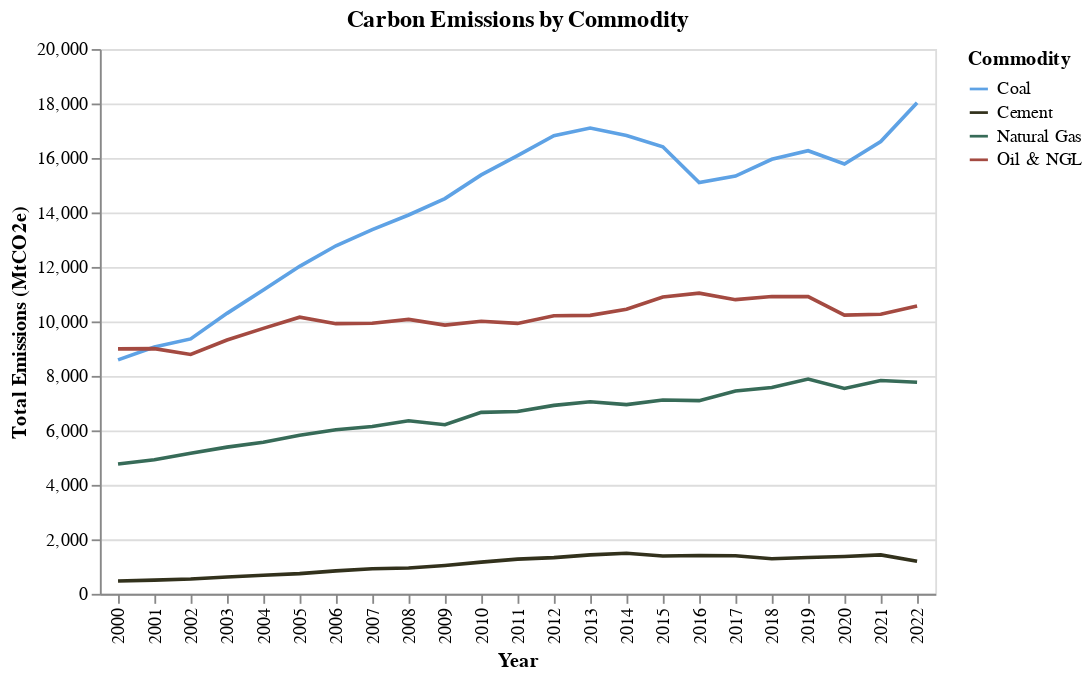

The notebook cell saved with this chart:
### Markdown cell above
The below visualization breaks down emissions by commodity produced. This visualization is helpful because it highlights the narrrative that the commodity that contributes most to the emissions (of the ones examined) is coal. While this is perhaps predictable, I also think seeing the breakdown of various types of coal is informative and educational.

### Code cell
def emissions_by_commodity(df):
    # set colors for each commodity
    color_scale = alt.Scale(
        domain=["Coal", "Cement", "Natural Gas", "Oil & NGL"],
        range=["#5ea2e5", "#32311c", "#376b58", "#a44a41"],
    )

    # aggregate Emissions by commodity
    df = df.group_by(["year", "commodity_clean"]).agg(
        pl.col("total_emissions_MtCO2e").sum()
    )

    # develop chart
    chart = (
        alt.Chart(df, title="Carbon Emissions by Commodity")
        .mark_line()
        .encode(
            alt.X("year:O").title("Year"),
            alt.Y("total_emissions_MtCO2e:Q").title("Total Emissions (MtCO2e)"),
            alt.Color("commodity_clean:N", title="Commodity", scale=color_scale),
        )
    )

    return chart


emissions_by_commodity(coal_aggregate)

### Figure 1 — Vega-Lite specification as saved in the notebook (floating-point values rounded to 4 significant figures)
{"config": {"view": {"continuousWidth": 300, "continuousHeight": 300}}, "data": {"name": "data-3f6a15b0b9600376fa0acf8fc8df080e"}, "mark": {"type": "line"}, "encoding": {"color": {"field": "commodity_clean", "scale": {"domain": ["Coal", "Cement", "Natural Gas", "Oil & NGL"], "range": ["#5ea2e5", "#32311c", "#376b58", "#a44a41"]}, "title": "Commodity", "type": "nominal"}, "x": {"field": "year", "title": "Year", "type": "ordinal"}, "y": {"field": "total_emissions_MtCO2e", "title": "Total Emissions (MtCO2e)", "type": "quantitative"}}, "title": "Carbon Emissions by Commodity", "$schema": "https://vega.github.io/schema/vega-lite/v5.20.1.json", "datasets": {"data-3f6a15b0b9600376fa0acf8fc8df080e": [{"year": 2021, "commodity_clean": "Natural Gas", "total_emissions_MtCO2e": 7830.0}, {"year": 2009, "commodity_clean": "Coal", "total_emissions_MtCO2e": 14510.0}, {"year": 2000, "commodity_clean": "Natural Gas", "total_emissions_MtCO2e": 4766.0}, {"year": 2022, "commodity_clean": "Natural Gas", "total_emissions_MtCO2e": 7768.0}, {"year": 2010, "commodity_clean": "Oil & NGL", "total_emissions_MtCO2e": 10010.0}, {"year": 2007, "commodity_clean": "Oil & NGL", "total_emissions_MtCO2e": 9933.0}, {"year": 2016, "commodity_clean": "Coal", "total_emissions_MtCO2e": 15100.0}, {"year": 2010, "commodity_clean": "Coal", "total_emissions_MtCO2e": 15380.0}, {"year": 2003, "commodity_clean": "Cement", "total_emissions_MtCO2e": 618.3}, {"year": 2021, "commodity_clean": "Coal", "total_emissions_MtCO2e": 16600.0}, {"year": 2003, "commodity_clean": "Oil & NGL", "total_emissions_MtCO2e": 9316.0}, {"year": 2017, "commodity_clean": "Coal", "total_emissions_MtCO2e": 15340.0}, {"year": 2022, "commodity_clean": "Cement", "total_emissions_MtCO2e": 1198.0}, {"year": 2006, "commodity_clean": "Coal", "total_emissions_MtCO2e": 12780.0}, {"year": 2011, "commodity_clean": "Natural Gas", "total_emissions_MtCO2e": 6695.0}, {"year": 2002, "commodity_clean": "Cement", "total_emissions_MtCO2e": 542.8}, {"year": 2008, "commodity_clean": "Coal", "total_emissions_MtCO2e": 13910.0}, {"year": 2020, "commodity_clean": "Coal", "total_emissions_MtCO2e": 15780.0}, {"year": 2001, "commodity_clean": "Natural Gas", "total_emissions_MtCO2e": 4921.0}, {"year": 2012, "commodity_clean": "Cement", "total_emissions_MtCO2e": 1330.0}, {"year": 2006, "commodity_clean": "Oil & NGL", "total_emissions_MtCO2e": 9918.0}, {"year": 2010, "commodity_clean": "Natural Gas", "total_emissions_MtCO2e": 6662.0}, {"year": 2013, "commodity_clean": "Oil & NGL", "total_emissions_MtCO2e": 10220.0}, {"year": 2005, "commodity_clean": "Natural Gas", "total_emissions_MtCO2e": 5820.0}, {"year": 2005, "commodity_clean": "Oil & NGL", "total_emissions_MtCO2e": 10160.0}, {"year": 2018, "commodity_clean": "Natural Gas", "total_emissions_MtCO2e": 7573.0}, {"year": 2017, "commodity_clean": "Oil & NGL", "total_emissions_MtCO2e": 10800.0}, {"year": 2019, "commodity_clean": "Coal", "total_emissions_MtCO2e": 16270.0}, {"year": 2019, "commodity_clean": "Oil & NGL", "total_emissions_MtCO2e": 10910.0}, {"year": 2020, "commodity_clean": "Natural Gas", "total_emissions_MtCO2e": 7538.0}, {"year": 2014, "commodity_clean": "Cement", "total_emissions_MtCO2e": 1490.0}, {"year": 2010, "commodity_clean": "Cement", "total_emissions_MtCO2e": 1162.0}, {"year": 2020, "commodity_clean": "Cement", "total_emissions_MtCO2e": 1373.0}, {"year": 2014, "commodity_clean": "Oil & NGL", "total_emissions_MtCO2e": 10450.0}, {"year": 2003, "commodity_clean": "Coal", "total_emissions_MtCO2e": 10300.0}, {"year": 2017, "commodity_clean": "Natural Gas", "total_emissions_MtCO2e": 7445.0}, {"year": 2015, "commodity_clean": "Coal", "total_emissions_MtCO2e": 16410.0}, {"year": 2005, "commodity_clean": "Cement", "total_emissions_MtCO2e": 741.4}, {"year": 2006, "commodity_clean": "Natural Gas", "total_emissions_MtCO2e": 6022.0}, {"year": 2013, "commodity_clean": "Natural Gas", "total_emissions_MtCO2e": 7051.0}, {"year": 2004, "commodity_clean": "Oil & NGL", "total_emissions_MtCO2e": 9745.0}, {"year": 2009, "commodity_clean": "Natural Gas", "total_emissions_MtCO2e": 6207.0}, {"year": 2020, "commodity_clean": "Oil & NGL", "total_emissions_MtCO2e": 10230.0}, {"year": 2009, "commodity_clean": "Oil & NGL", "total_emissions_MtCO2e": 9866.0}, {"year": 2005, "commodity_clean": "Coal", "total_emissions_MtCO2e": 12020.0}, {"year": 2017, "commodity_clean": "Cement", "total_emissions_MtCO2e": 1396.0}, {"year": 2012, "commodity_clean": "Natural Gas", "total_emissions_MtCO2e": 6918.0}, {"year": 2019, "commodity_clean": "Cement", "total_emissions_MtCO2e": 1334.0}, {"year": 2007, "commodity_clean": "Natural Gas", "total_emissions_MtCO2e": 6140.0}, {"year": 2008, "commodity_clean": "Oil & NGL", "total_emissions_MtCO2e": 10070.0}, {"year": 2004, "commodity_clean": "Cement", "total_emissions_MtCO2e": 683.8}, {"year": 2016, "commodity_clean": "Cement", "total_emissions_MtCO2e": 1409.0}, {"year": 2007, "commodity_clean": "Coal", "total_emissions_MtCO2e": 13370.0}, {"year": 2012, "commodity_clean": "Coal", "total_emissions_MtCO2e": 16820.0}, {"year": 2001, "commodity_clean": "Oil & NGL", "total_emissions_MtCO2e": 9003.0}, {"year": 2000, "commodity_clean": "Cement", "total_emissions_MtCO2e": 470.4}, {"year": 2008, "commodity_clean": "Cement", "total_emissions_MtCO2e": 946.1}, {"year": 2019, "commodity_clean": "Natural Gas", "total_emissions_MtCO2e": 7887.0}, {"year": 2000, "commodity_clean": "Oil & NGL", "total_emissions_MtCO2e": 8993.0}, {"year": 2012, "commodity_clean": "Oil & NGL", "total_emissions_MtCO2e": 10210.0}, {"year": 2009, "commodity_clean": "Cement", "total_emissions_MtCO2e": 1040.0}, {"year": 2008, "commodity_clean": "Natural Gas", "total_emissions_MtCO2e": 6355.0}, {"year": 2022, "commodity_clean": "Coal", "total_emissions_MtCO2e": 18020.0}, {"year": 2011, "commodity_clean": "Coal", "total_emissions_MtCO2e": 16090.0}, {"year": 2021, "commodity_clean": "Oil & NGL", "total_emissions_MtCO2e": 10260.0}, {"year": 2018, "commodity_clean": "Cement", "total_emissions_MtCO2e": 1290.0}, {"year": 2002, "commodity_clean": "Oil & NGL", "total_emissions_MtCO2e": 8786.0}, {"year": 2004, "commodity_clean": "Coal", "total_emissions_MtCO2e": 11160.0}, {"year": 2015, "commodity_clean": "Cement", "total_emissions_MtCO2e": 1389.0}, {"year": 2013, "commodity_clean": "Coal", "total_emissions_MtCO2e": 17100.0}, {"year": 2014, "commodity_clean": "Natural Gas", "total_emissions_MtCO2e": 6948.0}, {"year": 2002, "commodity_clean": "Natural Gas", "total_emissions_MtCO2e": 5158.0}, {"year": 2006, "commodity_clean": "Cement", "total_emissions_MtCO2e": 844.5}, {"year": 2003, "commodity_clean": "Natural Gas", "total_emissions_MtCO2e": 5387.0}, {"year": 2021, "commodity_clean": "Cement", "total_emissions_MtCO2e": 1430.0}, {"year": 2007, "commodity_clean": "Cement", "total_emissions_MtCO2e": 921.4}, {"year": 2016, "commodity_clean": "Natural Gas", "total_emissions_MtCO2e": 7091.0}, {"year": 2016, "commodity_clean": "Oil & NGL", "total_emissions_MtCO2e": 11040.0}, {"year": 2011, "commodity_clean": "Cement", "total_emissions_MtCO2e": 1274.0}, {"year": 2018, "commodity_clean": "Oil & NGL", "total_emissions_MtCO2e": 10920.0}, {"year": 2004, "commodity_clean": "Natural Gas", "total_emissions_MtCO2e": 5562.0}, {"year": 2000, "commodity_clean": "Coal", "total_emissions_MtCO2e": 8590.0}, {"year": 2018, "commodity_clean": "Coal", "total_emissions_MtCO2e": 15950.0}, {"year": 2001, "commodity_clean": "Coal", "total_emissions_MtCO2e": 9064.0}, {"year": 2013, "commodity_clean": "Cement", "total_emissions_MtCO2e": 1431.0}, {"year": 2014, "commodity_clean": "Coal", "total_emissions_MtCO2e": 16830.0}, {"year": 2022, "commodity_clean": "Oil & NGL", "total_emissions_MtCO2e": 10570.0}, {"year": 2011, "commodity_clean": "Oil & NGL", "total_emissions_MtCO2e": 9927.0}, {"year": 2015, "commodity_clean": "Natural Gas", "total_emissions_MtCO2e": 7116.0}, {"year": 2015, "commodity_clean": "Oil & NGL", "total_emissions_MtCO2e": 10890.0}, {"year": 2001, "commodity_clean": "Cement", "total_emissions_MtCO2e": 504.0}, {"year": 2002, "commodity_clean": "Coal", "total_emissions_MtCO2e": 9358.0}]}}
